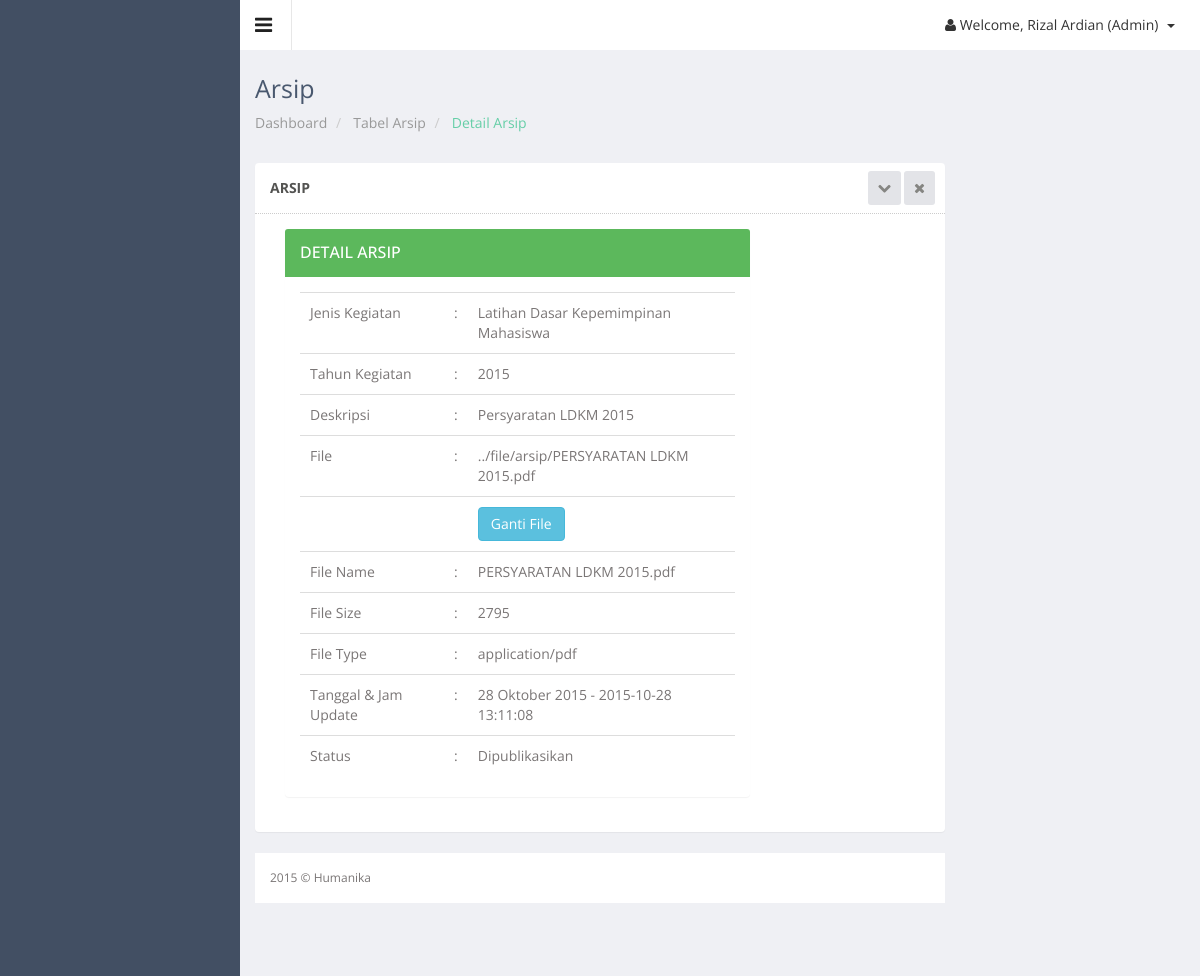
The page /admin/arsip_detail.php?id=1 (signed in) on the database its author committed.
### tables this page shows
CREATE TABLE IF NOT EXISTS `keg_arsip` (
  `id_arsip` int(11) NOT NULL AUTO_INCREMENT,
  `id_detail` int(11) NOT NULL,
  `deskripsi` text NOT NULL,
  `file` varchar(100) NOT NULL,
  `file_name` varchar(100) NOT NULL,
  `file_size` varchar(10) NOT NULL,
  `file_type` varchar(50) NOT NULL,
  `tgl_jam_update` datetime NOT NULL,
  `status` enum('0','1') NOT NULL,
  PRIMARY KEY (`id_arsip`),
  KEY `id_detail` (`id_detail`)
);

CREATE TABLE IF NOT EXISTS `keg_jenis` (
  `id_keg` int(11) NOT NULL AUTO_INCREMENT,
  `nama_kegiatan` varchar(50) NOT NULL,
  `ket` varchar(50) NOT NULL,
  PRIMARY KEY (`id_keg`)
);

CREATE TABLE IF NOT EXISTS `keg_jenis_detail` (
  `id_detail` int(11) NOT NULL,
  `id_keg` int(11) NOT NULL,
  `biaya` double NOT NULL,
  `tgl_mulai` date NOT NULL,
  `tgl_akhir` date NOT NULL,
  `penanggung_jawab` varchar(50) NOT NULL,
  `kuota` int(11) NOT NULL,
  `tahun` varchar(4) NOT NULL,
  `lokasi` varchar(100) NOT NULL,
  `dp` double NOT NULL,
  PRIMARY KEY (`id_detail`),
  UNIQUE KEY `id_keg` (`id_detail`),
  KEY `id_detail` (`id_detail`),
  KEY `id_keg_2` (`id_keg`)
);

### controller/koneksi.php (called while the page is built, shortened)
<?php
class Database {
    private static $dbName = 'humanika' ;
    private static $dbHost = 'localhost' ;
    private static $dbUsername = 'root';
    private static $dbUserPassword = 'rizalex';
    private static $con = null;
    public static function connect() {
        if ( null == self::$con ) {
            try {
                self::$con =  new PDO( "mysql:host=".self::$dbHost.";"."dbname=".self::$dbName,
                        self::$dbUsername, self::$dbUserPassword);
            }
            catch(PDOException $e) {
                die($e->getMessage());
            }
        }
        return self::$con;
    }
}
?>

### controller/arsip-control.php (called while the page is built, shortened)
<?php
include_once 'koneksi.php';
class ArsipController {
    private $koneksi;
    public function __construct() {
        $this->koneksi = Database::connect();
    }
	public function DaftarDetail($kode) {
        try {
            $sst = $this->koneksi->prepare("SELECT * FROM `keg_arsip` join keg_jenis_detail using(id_detail) join keg_jenis using(id_keg) where id_arsip='$kode'");
            $sst->execute();
            return $r = $sst->fetchAll(PDO::FETCH_OBJ);
            $this->koneksi = Database::disconnect();
        } catch (PDOException $exc) {
            echo $exc->getMessage();
        }
    }
}
?>

### controller/konversi.php (called while the page is built)
<?php
function DateToIndo($date) {
	$BulanIndo = array("Januari", "Februari", "Maret",
        "April", "Mei", "Juni",
        "Juli", "Agustus", "September",
        "Oktober", "November", "Desember");
    $tahun = substr($date, 0, 4);
    $bulan = substr($date, 5, 2);
	$tgl = substr($date, 8, 2);
	$result = $tgl . " " . $BulanIndo[(int) $bulan - 1] . " " . $tahun ;
	return($result);
}
?>

### admin/arsip_detail.php (the view, shortened to what this page needs)
<!DOCTYPE html>
<html lang="en">
<head>
  <link href="../js/advanced-datatable/css/demo_page.css" rel="stylesheet" />
  <link href="../js/advanced-datatable/css/demo_table.css" rel="stylesheet" />
  <link rel="stylesheet" href="../js/data-tables/DT_bootstrap.css" />
  <link href="../css/style.css" rel="stylesheet">
  <link href="../css/style-responsive.css" rel="stylesheet">
</head>
<body class="sticky-header">
<section>
    <div class="main-content" >
        <div class="header-section">
        <a class="toggle-btn"><i class="fa fa-bars"></i></a>
        <div class="menu-right">
            <ul class="notification-menu">
                <li>
                    <a href="#" class="btn btn-default dropdown-toggle" data-toggle="dropdown">
                        <i class="fa fa-user"></i>
                        Welcome, <?php
                            if(($_SESSION['lvl_user']==1)) {
                                echo $_SESSION['nm_user'];
                            }
                            ?> (Admin)
                        <span class="caret"></span>
                    </a>
                </li>
            </ul>
        </div>
        </div>
        <div class="page-heading">
            <h3>
                Arsip
            </h3>
            <ul class="breadcrumb">
                <li>
                    <a href="index.php"> Dashboard</a>
                </li>
				<li>
                    <a href="arsip.php"> Tabel Arsip</a>
                </li>
                <li class="active"> Detail Arsip</li>
            </ul>
        </div>
        <div class="wrapper">
        <div class="row">
        <div class="col-lg-9">
        <section class="panel">
        <header class="panel-heading">
            Arsip
            <span class="tools pull-right">
                <a href="javascript:;" class="fa fa-chevron-down"></a>
                <a href="javascript:;" class="fa fa-times"></a>
             </span>
        </header>
		<div class="panel-body">
		<div class="col-lg-9">
		<div class="panel panel-success">
				<div class="panel-heading">
                    <h3 class="panel-title">Detail Arsip</h3>
                </div>
                <div class="panel-body">
                    <?php
					include '../controller/konversi.php';
					include_once '../controller/arsip-control.php';
					$kode = $_GET['id'];
					$client = new ArsipController();
					$tampil = $client->DaftarDetail($kode);
					foreach ($tampil as $data) {
					$stat=$data->tahun;
					echo "<table class='table table-hover'>";
					echo "<tr><td>Jenis Kegiatan </td><td>:</td><td> $data->nama_kegiatan</td></tr>";
					echo "<tr><td>Tahun Kegiatan</td><td>:</td><td> $data->tahun</td></tr>";
					echo "<tr><td>Deskripsi</td><td>:</td><td> $data->deskripsi</td></tr>";
					echo "<tr><td>File</td><td>:</td><td> $data->file</td></tr>";
					echo "<tr><td></td><td></td><td> <a href='arsip_edit_file.php?id=$data->id_arsip'><button class='btn btn-info' type='button'>Ganti File</button></a></td></tr>";
					echo "<tr><td>File Name</td><td>:</td><td> $data->file_name</td></tr>";
					echo "<tr><td>File Size</td><td>:</td><td> $data->file_size</td></tr>";
					echo "<tr><td>File Type</td><td>:</td><td> $data->file_type</td></tr>";
					echo "<tr><td>Tanggal & Jam Update </td><td>:</td><td> ".DateToIndo($data->tgl_jam_update)." - $data->tgl_jam_update</td></tr>";
					echo "<tr><td>Status </td><td>:</td>"; if($stat==1) { echo"<td>Tidak Dipublikasikan</td></tr>";}
					else { echo"<td>Dipublikasikan</td></tr>";}
					echo "</table>";
					}
					?>
                </div>
                </div>
		</div>
        </div>
		</section>
        <footer>
            2015 &copy; Humanika
        </footer>
    </div>
</section>
</body>
</html>

### rows shown on the page
keg_arsip: keg_jenis.nama_kegiatan "Latihan Dasar Kepemimpinan Mahasiswa", id_detail.tahun "2015", deskripsi "Persyaratan LDKM 2015", file "../file/arsip/PERSYARATAN LDKM 2015.pdf", file_name "PERSYARATAN LDKM 2015.pdf", file_size "2795", file_type "application/pdf", tgl_jam_update "28 Oktober 2015", tgl_jam_update "2015-10-28 13:11:08"

### other values the page prints
$_SESSION['nm_user'] "Rizal Ardian"
